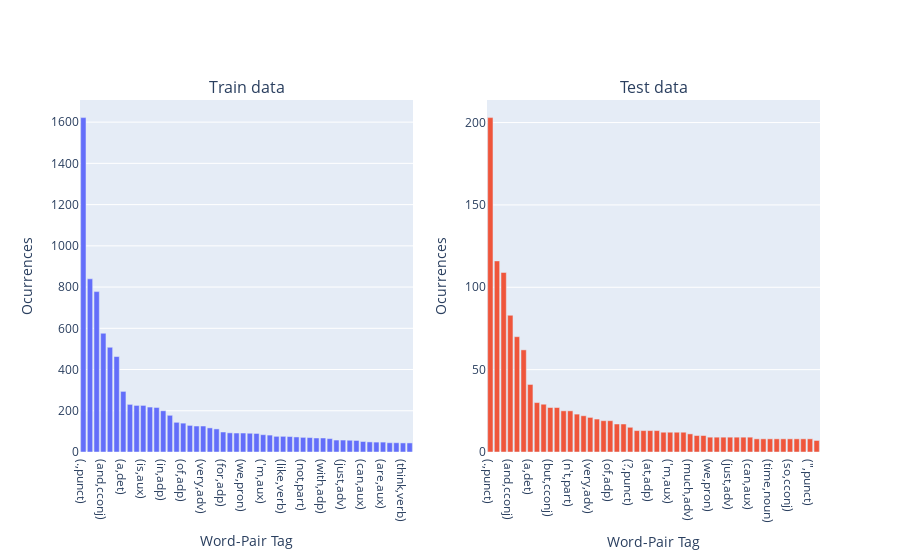

This figure's notebook cell:
### Code cell
plot_frequency_of_("word-pair tag", train_pair_counts, test_pair_counts)

### Figure 1 — Plotly figure (JSON) as saved in the notebook; plotly's stock layout.template omitted (floating-point values rounded to 4 significant figures)
{"data": [{"type": "bar", "x": ["(.,punct)", "(i,pron)", "(,,punct)", "(and,cconj)", "(the,det)", "(to,part)", "(a,det)", "(you,pron)", "(it,pron)", "(is,aux)", "(so,adv)", "(my,pron)", "(in,adp)", "(but,cconj)", "(?,punct)", "(of,adp)", "('s,aux)", "(n't,part)", "(very,adv)", "(have,verb)", "(was,aux)", "(for,adp)", "(or,cconj)", "(go,verb)", "(we,pron)", "(she,pron)", "(they,pron)", "('m,aux)", "(do,aux)", "(that,pron)", "(like,verb)", "(know,verb)", "(thank,verb)", "(not,part)", "(on,adp)", "(me,pron)", "(with,adp)", "(because,sconj)", "(one,num)", "(just,adv)", "(he,pron)", "(at,adp)", "(can,aux)", "(this,det)", "(\",punct)", "(are,aux)", "(so,cconj)", "(want,verb)", "(think,verb)", "(time,noun)"], "xaxis": "x", "y": [1622, 840, 778, 576, 508, 463, 294, 231, 226, 226, 218, 216, 200, 178, 144, 140, 129, 126, 126, 117, 112, 97, 93, 92, 92, 91, 90, 84, 82, 76, 76, 75, 73, 71, 70, 68, 68, 65, 58, 58, 57, 56, 51, 49, 48, 48, 45, 45, 44, 44], "yaxis": "y"}, {"type": "bar", "x": ["(.,punct)", "(,,punct)", "(i,pron)", "(and,cconj)", "(the,det)", "(to,part)", "(a,det)", "(so,adv)", "(you,pron)", "(but,cconj)", "(it,pron)", "(my,pron)", "(n't,part)", "(is,aux)", "(in,adp)", "(very,adv)", "('s,aux)", "(for,adp)", "(of,adp)", "(do,aux)", "(was,aux)", "(?,punct)", "(not,part)", "(like,verb)", "(at,adp)", "(she,pron)", "(have,verb)", "('m,aux)", "(me,pron)", "(know,verb)", "(much,adv)", "(him,pron)", "(some,det)", "(we,pron)", "(they,pron)", "(are,aux)", "(just,adv)", "(go,verb)", "(thank,verb)", "(can,aux)", "(yeah,intj)", "(this,det)", "(time,noun)", "(two,num)", "(think,verb)", "(so,cconj)", "(one,num)", "(her,pron)", "(\",punct)", "(there,pron)"], "xaxis": "x2", "y": [203, 116, 109, 83, 70, 62, 41, 30, 29, 27, 27, 25, 25, 23, 22, 21, 20, 19, 19, 17, 17, 15, 13, 13, 13, 13, 12, 12, 12, 12, 11, 10, 10, 9, 9, 9, 9, 9, 9, 9, 8, 8, 8, 8, 8, 8, 8, 8, 8, 7], "yaxis": "y2"}], "layout": {"annotations": [{"font": {"size": 16}, "showarrow": false, "text": "Train data", "x": 0.225, "xanchor": "center", "xref": "paper", "y": 1, "yanchor": "bottom", "yref": "paper"}, {"font": {"size": 16}, "showarrow": false, "text": "Test data", "x": 0.775, "xanchor": "center", "xref": "paper", "y": 1, "yanchor": "bottom", "yref": "paper"}], "showlegend": false, "xaxis": {"anchor": "y", "domain": [0, 0.45], "title": {"text": "Word-Pair Tag"}}, "xaxis2": {"anchor": "y2", "domain": [0.55, 1], "title": {"text": "Word-Pair Tag"}}, "yaxis": {"anchor": "x", "domain": [0, 1], "title": {"text": "Ocurrences"}}, "yaxis2": {"anchor": "x2", "domain": [0, 1], "title": {"text": "Ocurrences"}}}}
